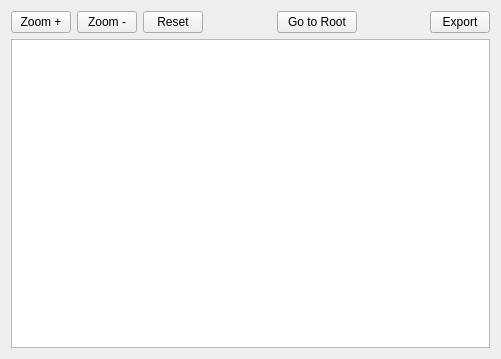
<?xml version="1.0" encoding="UTF-8"?>
<ui version="4.0">
 <class>PogadeGraphViewer</class>
 <widget class="QWidget" name="PogadeGraphViewer">
  <property name="geometry">
   <rect>
    <x>0</x>
    <y>0</y>
    <width>501</width>
    <height>359</height>
   </rect>
  </property>
  <property name="windowTitle">
   <string>Form</string>
  </property>
  <layout class="QVBoxLayout" name="verticalLayout">
   <item>
    <layout class="QHBoxLayout" name="horizontalLayout">
     <item>
      <widget class="QPushButton" name="buttonZoomPlus">
       <property name="minimumSize">
        <size>
         <width>60</width>
         <height>0</height>
        </size>
       </property>
       <property name="maximumSize">
        <size>
         <width>60</width>
         <height>16777215</height>
        </size>
       </property>
       <property name="text">
        <string>Zoom +</string>
       </property>
      </widget>
     </item>
     <item>
      <widget class="QPushButton" name="buttonZoomMinus">
       <property name="minimumSize">
        <size>
         <width>60</width>
         <height>0</height>
        </size>
       </property>
       <property name="maximumSize">
        <size>
         <width>60</width>
         <height>16777215</height>
        </size>
       </property>
       <property name="text">
        <string>Zoom -</string>
       </property>
      </widget>
     </item>
     <item>
      <widget class="QPushButton" name="buttonZoomReset">
       <property name="minimumSize">
        <size>
         <width>60</width>
         <height>0</height>
        </size>
       </property>
       <property name="maximumSize">
        <size>
         <width>60</width>
         <height>16777215</height>
        </size>
       </property>
       <property name="text">
        <string>Reset</string>
       </property>
      </widget>
     </item>
     <item>
      <spacer name="horizontalSpacer">
       <property name="orientation">
        <enum>Qt::Horizontal</enum>
       </property>
       <property name="sizeHint" stdset="0">
        <size>
         <width>40</width>
         <height>20</height>
        </size>
       </property>
      </spacer>
     </item>
     <item>
      <widget class="QPushButton" name="buttonDrawRoot">
       <property name="text">
        <string>Go to Root</string>
       </property>
      </widget>
     </item>
     <item>
      <spacer name="horizontalSpacer_2">
       <property name="orientation">
        <enum>Qt::Horizontal</enum>
       </property>
       <property name="sizeHint" stdset="0">
        <size>
         <width>40</width>
         <height>20</height>
        </size>
       </property>
      </spacer>
     </item>
     <item>
      <widget class="QPushButton" name="buttonExport">
       <property name="minimumSize">
        <size>
         <width>60</width>
         <height>0</height>
        </size>
       </property>
       <property name="maximumSize">
        <size>
         <width>60</width>
         <height>16777215</height>
        </size>
       </property>
       <property name="text">
        <string>Export</string>
       </property>
      </widget>
     </item>
    </layout>
   </item>
   <item>
    <widget class="PGGraphicsView" name="viewer"/>
   </item>
  </layout>
 </widget>
 <customwidgets>
  <customwidget>
   <class>PGGraphicsView</class>
   <extends>QGraphicsView</extends>
   <header location="global">pggraphicsview.h</header>
   <slots>
    <slot>zoomPlus()</slot>
    <slot>zoomMinus()</slot>
    <slot>zoomReset()</slot>
   </slots>
  </customwidget>
 </customwidgets>
 <resources/>
 <connections>
  <connection>
   <sender>buttonExport</sender>
   <signal>clicked()</signal>
   <receiver>PogadeGraphViewer</receiver>
   <slot>exportGraph()</slot>
   <hints>
    <hint type="sourcelabel">
     <x>349</x>
     <y>20</y>
    </hint>
    <hint type="destinationlabel">
     <x>199</x>
     <y>179</y>
    </hint>
   </hints>
  </connection>
  <connection>
   <sender>buttonZoomMinus</sender>
   <signal>clicked()</signal>
   <receiver>viewer</receiver>
   <slot>zoomMinus()</slot>
   <hints>
    <hint type="sourcelabel">
     <x>135</x>
     <y>20</y>
    </hint>
    <hint type="destinationlabel">
     <x>199</x>
     <y>194</y>
    </hint>
   </hints>
  </connection>
  <connection>
   <sender>buttonZoomPlus</sender>
   <signal>clicked()</signal>
   <receiver>viewer</receiver>
   <slot>zoomPlus()</slot>
   <hints>
    <hint type="sourcelabel">
     <x>49</x>
     <y>20</y>
    </hint>
    <hint type="destinationlabel">
     <x>199</x>
     <y>194</y>
    </hint>
   </hints>
  </connection>
  <connection>
   <sender>buttonZoomReset</sender>
   <signal>clicked()</signal>
   <receiver>viewer</receiver>
   <slot>zoomReset()</slot>
   <hints>
    <hint type="sourcelabel">
     <x>221</x>
     <y>20</y>
    </hint>
    <hint type="destinationlabel">
     <x>199</x>
     <y>194</y>
    </hint>
   </hints>
  </connection>
  <connection>
   <sender>buttonDrawRoot</sender>
   <signal>clicked()</signal>
   <receiver>PogadeGraphViewer</receiver>
   <slot>drawRoot()</slot>
   <hints>
    <hint type="sourcelabel">
     <x>316</x>
     <y>20</y>
    </hint>
    <hint type="destinationlabel">
     <x>250</x>
     <y>179</y>
    </hint>
   </hints>
  </connection>
 </connections>
 <slots>
  <slot>exportGraph()</slot>
  <slot>drawRoot()</slot>
 </slots>
</ui>
